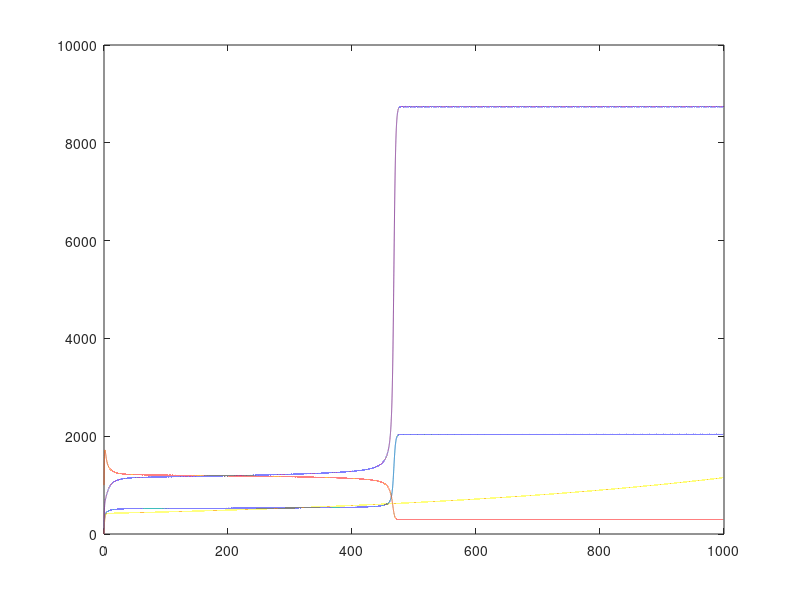

This figure's MATLAB source:
function [time,conc,Nswitch]=quorumSensing2()
%ODE model

x = [0,0,100,1000,0];       %molecular numbers, [AHLc,LacRs,LacRt,lambCl,AHLe]

b = [0.2,.2,.54,.5,.2]*500;
beta = [.97,4,4]*500;
K = [0.11,1,1]*500;  
Tspan = 0:0.01:1000;
e = [0.5,1,5];                %copy numbers of the sensor & toggle switch plasmid

IC = x;
[time,conc] = ode23(@(t,x)dynamics(t,x,b,beta,K,e),Tspan,IC);
tswitch = length(time)-sum(conc(:,2)+conc(:,3)>conc(:,4));
N = 3*10^6*2.^(.0024*(Tspan));

Nswitch = N(tswitch)/10;
 figure(1)
 plot(time,conc(:,3)+conc(:,2),time,conc(:,4),time,conc(:,1),time,conc(:,5))

  
  
function dx = dynamics(t,x,b,beta,K,e)

N0 = 3*10^6;                %number of cell
d = [1,1,1,1,1];            %degradation rat, [1/min]

Vext = 10;                  %Culture volume, [uL]
Vratio = 3.5*10^6;          %Vext/Vc
Vc = Vext/Vratio;           %cell volume, [uL]
mu=2;AHLc=100;
N = N0*2^(.0024*(t));
AHLe= N*AHLc*Vc/Vext;
%y= 2303-2.3*t;

dx = zeros(5,1);
%AHL
dx(1) = b(4)- d(1)*x(1)+ mu*AHLe; %+ (beta(1)*x(1)^2/(K(1)^2+x(1)^2))) - d(1)*x(1);
%LacR sensor
dx(2) = e(1)*(b(1)+beta(1)*x(1)^2/(K(1)^2+x(1)^2)) - d(2)*x(2);
%LacR toggle
dx(3) = e(2)*(b(2)+beta(2)*K(2)^3/(K(2)^3+x(4)^3)) - d(3)*x(3);
%lambda CI
dx(4) = e(2)*(b(3)+beta(3)*K(3)^3/(K(3)^3+(x(2)+x(3))^3)) - d(4)*x(4);
%GFP
dx(5) = e(3)*(b(5) + (beta(2)*K(2)^3/(K(2)^3+x(4)^3)))-d(5)*x(5);
